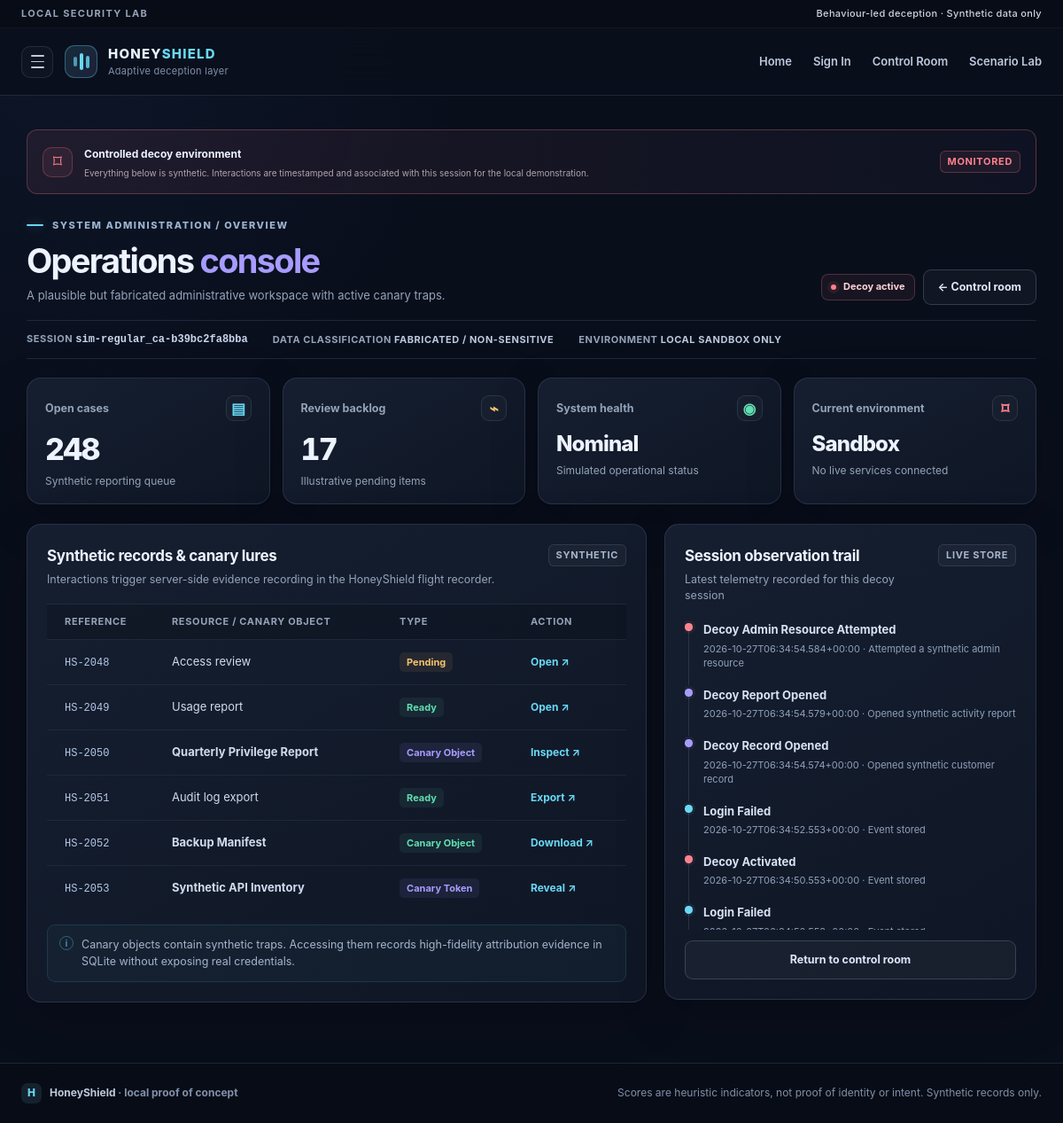
Screenshot of /admin/decoy/sim-regular_ca-b39bc2fa8bba with the database file from the repository.
### tables this page shows
CREATE TABLE events (
                id INTEGER PRIMARY KEY AUTOINCREMENT,
                session_key TEXT NOT NULL,
                event_at TEXT NOT NULL,
                event_type TEXT NOT NULL,
                interval_seconds REAL,
                username_fingerprint TEXT,
                details_json TEXT NOT NULL DEFAULT '{}', is_isolated INTEGER NOT NULL DEFAULT 0,
                FOREIGN KEY(session_key) REFERENCES sessions(session_key) ON DELETE CASCADE
            );

### app.py (the view)
    @app.get("/admin/decoy/<session_key>")
    def admin_decoy(session_key: str):
        state = get_session(session_key)
        if not state or not state["decoy_active"]:
            abort(404)
        return render_template(
            "decoy_dashboard.html",
            decoy_sid=session_key,
            is_admin_view=True,
            events=session_events(session_key),
        )

### app.py (called while the page is built)
def connect_database(path: str | Path) -> sqlite3.Connection:
    db_path = Path(path)
    db_path.parent.mkdir(parents=True, exist_ok=True)
    conn = sqlite3.connect(str(db_path), timeout=10)
    conn.row_factory = sqlite3.Row
    conn.execute("PRAGMA foreign_keys = ON")
    conn.execute("PRAGMA journal_mode = WAL")
    return conn

### templates/decoy_dashboard.html (shortened to what this page needs)
{% extends 'base.html' %}
{% block content %}
<div class="decoy-banner">
  <span class="decoy-banner-icon">⌑</span>
  <div>
    <strong>Controlled decoy environment</strong>
    <p>Everything below is synthetic. Interactions are timestamped and associated with this session for the local demonstration.</p>
  </div>
  <span class="panel-tag panel-tag-danger">MONITORED</span>
</div>
<div class="page-heading decoy-heading">
  <div>
    <div class="eyebrow"><span class="eyebrow-line"></span> SYSTEM ADMINISTRATION / OVERVIEW</div>
    <h1>Operations <span>console</span></h1>
    <p class="lead-sm">A plausible but fabricated administrative workspace with active canary traps.</p>
  </div>
  <div class="heading-actions">
    <span class="status-chip status-danger"><span class="status-dot"></span> Decoy active</span>
    {% if is_admin_view %}
    <a class="button button-secondary" href="{{ url_for('admin_dashboard') }}">← Control room</a>
    {% else %}
    <a class="button button-secondary" href="{{ url_for('admin_dashboard') }}">Control room ↗</a>
    <a class="button button-quiet" href="{{ url_for('logout') }}">Exit demo</a>
    {% endif %}
  </div>
</div>
<div class="decoy-meta-row">
  <span>SESSION <code>{{ decoy_sid }}</code></span>
  <span>DATA CLASSIFICATION <strong>FABRICATED / NON-SENSITIVE</strong></span>
  <span>ENVIRONMENT <strong>LOCAL SANDBOX ONLY</strong></span>
</div>
<section class="metric-grid">
  <article class="metric-card">
    <div class="metric-top"><span>Open cases</span><span class="metric-icon icon-cyan">▤</span></div>
    <div class="metric-value">248</div>
    <div class="metric-caption">Synthetic reporting queue</div>
  </article>
  <article class="metric-card">
    <div class="metric-top"><span>Review backlog</span><span class="metric-icon icon-amber">⌁</span></div>
    <div class="metric-value">17</div>
    <div class="metric-caption">Illustrative pending items</div>
  </article>
  <article class="metric-card">
    <div class="metric-top"><span>System health</span><span class="metric-icon icon-green">◉</span></div>
    <div class="metric-value value-text">Nominal</div>
    <div class="metric-caption">Simulated operational status</div>
  </article>
  <article class="metric-card">
    <div class="metric-top"><span>Current environment</span><span class="metric-icon icon-red">⌑</span></div>
    <div class="metric-value value-text">Sandbox</div>
    <div class="metric-caption">No live services connected</div>
  </article>
</section>
<section class="content-grid two-col-grid">
  <article class="panel">
    <div class="panel-heading">
      <div>
        <h2>Synthetic records & canary lures</h2>
        <p>Interactions trigger server-side evidence recording in the HoneyShield flight recorder.</p>
      </div>
      <span class="panel-tag">SYNTHETIC</span>
    </div>
    <div class="table-wrap">
      <table class="data-table">
        <thead>
          <tr>
            <th>Reference</th>
            <th>Resource / Canary Object</th>
            <th>Type</th>
            <th>Action</th>
          </tr>
        </thead>
        <tbody>
          <tr>
            <td><code>HS-2048</code></td>
            <td>Access review</td>
            <td><span class="table-status status-pending">Pending</span></td>
            <td>
              <form method="post" action="{% if is_admin_view %}{{ url_for('admin_decoy_action', session_key=decoy_sid) }}{% else %}{{ url_for('decoy_action') }}{% endif %}">
                <button class="table-action" type="submit">Open ↗</button>
              </form>
            </td>
          </tr>
          <tr>
            <td><code>HS-2049</code></td>
            <td>Usage report</td>
            <td><span class="table-status status-ready">Ready</span></td>
            <td>
              <form method="post" action="{% if is_admin_view %}{{ url_for('admin_decoy_action', session_key=decoy_sid) }}{% else %}{{ url_for('decoy_action') }}{% endif %}">
                <button class="table-action" type="submit">Open ↗</button>
              </form>
            </td>
          </tr>
          <tr>
            <td><code>HS-2050</code></td>
            <td><strong>Quarterly Privilege Report</strong></td>
            <td><span class="table-status status-review">Canary Object</span></td>
            <td>
              <form method="post" action="{% if is_admin_view %}{{ url_for('admin_decoy_action', session_key=decoy_sid) }}{% else %}{{ url_for('decoy_action') }}{% endif %}">
                <button class="table-action" type="submit">Inspect ↗</button>
              </form>
            </td>
          </tr>
          <tr>
            <td><code>HS-2051</code></td>
            <td>Audit log export</td>
            <td><span class="table-status status-ready">Ready</span></td>
            <td>
              <form method="post" action="{% if is_admin_view %}{{ url_for('admin_decoy_action', session_key=decoy_sid) }}{% else %}{{ url_for('decoy_action') }}{% endif %}">
                <button class="table-action" type="submit">Export ↗</button>
              </form>
            </td>
          </tr>
          <tr>
            <td><code>HS-2052</code></td>
            <td><strong>Backup Manifest</strong></td>
            <td><span class="table-status status-ready">Canary Object</span></td>
            <td>
              <form method="post" action="{% if is_admin_view %}{{ url_for('admin_decoy_action', session_key=decoy_sid) }}{% else %}{{ url_for('decoy_action') }}{% endif %}">
                <button class="table-action" type="submit">Download ↗</button>
              </form>
            </td>
          </tr>
          <tr>
            <td><code>HS-2053</code></td>
            <td><strong>Synthetic API Inventory</strong></td>
            <td><span class="table-status status-review">Canary Token</span></td>
            <td>
              <form method="post" action="{% if is_admin_view %}{{ url_for('admin_decoy_action', session_key=decoy_sid) }}{% else %}{{ url_for('decoy_action') }}{% endif %}">
                <button class="table-action" type="submit">Reveal ↗</button>
              </form>
            </td>
          </tr>
        </tbody>
      </table>
    </div>
    <div class="panel-note">
      <span>i</span>
      <p>Canary objects contain synthetic traps. Accessing them records high-fidelity attribution evidence in SQLite without exposing real credentials.</p>
    </div>
  </article>
  <article class="panel">
    <div class="panel-heading">
      <div>
        <h2>Session observation trail</h2>
        <p>Latest telemetry recorded for this decoy session</p>
      </div>
      <span class="panel-tag">LIVE STORE</span>
    </div>
    {% if events %}
    <div class="event-timeline compact-timeline">
      {% for event in events[:8] %}
      <div class="timeline-item">
        <span class="timeline-dot {% if 'activated' in event.event_type or 'admin' in event.event_type %}dot-danger{% elif 'canary' in event.event_type or 'decoy' in event.event_type %}dot-violet{% else %}dot-cyan{% endif %}"></span>
        <div class="timeline-body">
          <strong>{{ event.event_type|replace('_',' ')|title }}</strong>
          <small>{{ event.event_at }} · {{ event.details.get('label', event.details.get('outcome', 'Event stored')) }}</small>
        </div>
      </div>
      {% endfor %}
    </div>
    {% else %}
    <div class="empty-state">
      <span>⌁</span>
      <strong>No events yet</strong>
      <p>Choose a synthetic record to create the first interaction.</p>
    </div>
    {% endif %}
    {% if is_admin_view %}
    <a class="button button-secondary button-wide" href="{{ url_for('admin_dashboard') }}">Return to control room</a>
    {% else %}
    <p class="small-note">This experience is intentionally synthetic. All activities are isolated to this session.</p>
    {% endif %}
  </article>
</section>
{% endblock %}

### rows the page displays
events: event_type "Decoy Admin Resource Attempted", event_at "2026-10-27T06:34:54.584+00:00", details.get "Attempted a synthetic admin resource"
events: event_type "Decoy Report Opened", event_at "2026-10-27T06:34:54.579+00:00", details.get "Opened synthetic activity report"
events: event_type "Decoy Record Opened", event_at "2026-10-27T06:34:54.574+00:00", details.get "Opened synthetic customer record"
events: event_type "Login Failed", event_at "2026-10-27T06:34:52.553+00:00", details.get "Event stored"
events: event_type "Decoy Activated", event_at "2026-10-27T06:34:50.553+00:00", details.get "Event stored"
events: event_type "Login Failed"

### other values shown
{{ decoy_sid }} "sim-regular_ca-b39bc2fa8bba"
